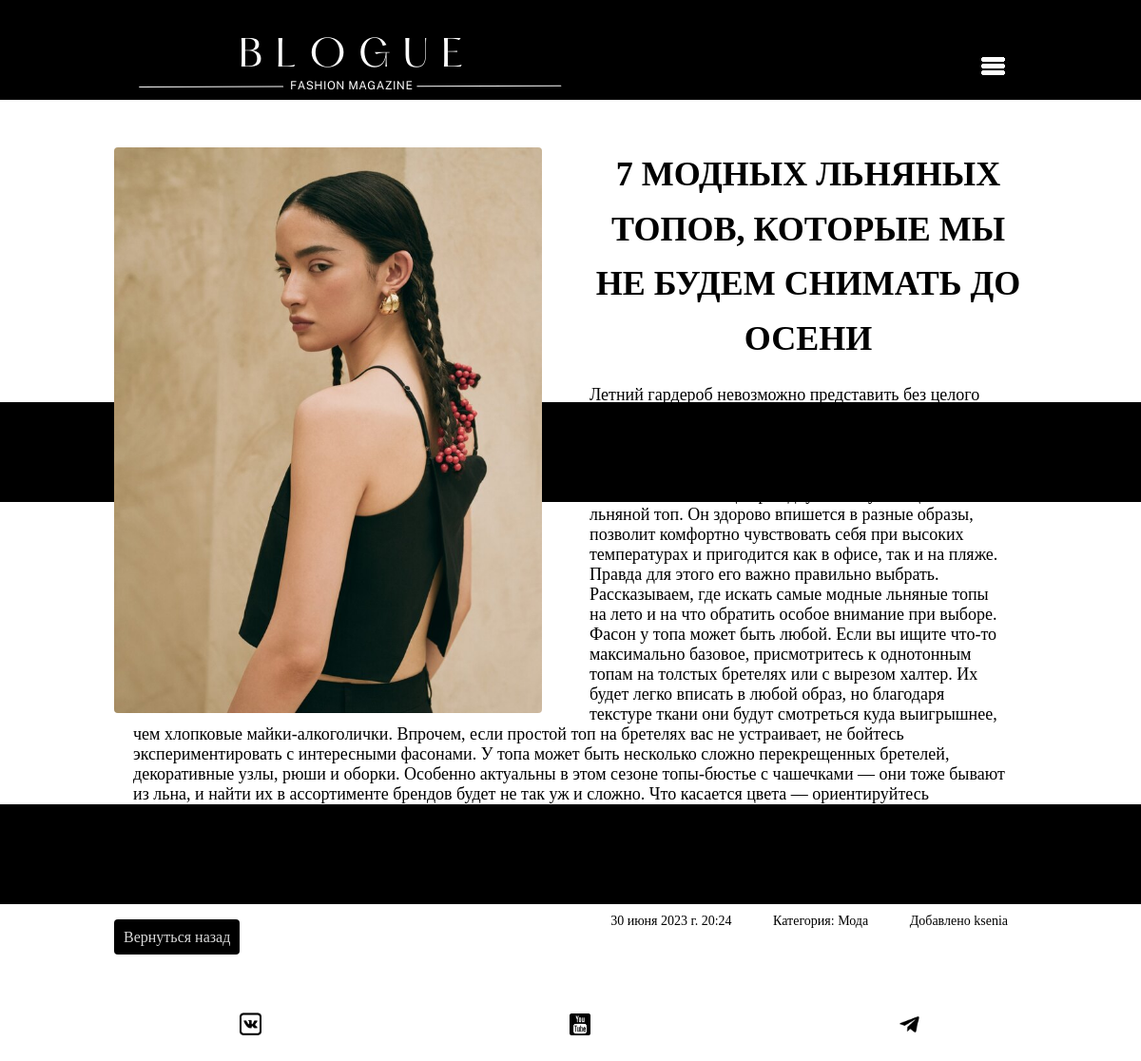
Screenshot of /articles/7-modnyh-lyanyh-topov/ with the database file from the repository.
### articles/models.py (models this page shows, shortened)
class Article(models.Model):
    title = models.CharField(max_length=150, verbose_name='Название')
    slug = models.SlugField(verbose_name='Слаг')
    body = models.TextField(verbose_name='Статья')
    date = models.DateTimeField(auto_now_add=True)
    thumb = models.ImageField(default='default.jpeg', blank=True, verbose_name='Изображение')
    author = models.ForeignKey(User, on_delete=models.CASCADE, default=None)
    category = models.CharField(choices=categories, default='Мода', max_length=15, verbose_name='Категория')

### articles/views.py (the view)
# urls.py: path('<slug:slug>/', views.article_detail, name='detail'),
def article_detail(request, slug):
    article = Article.objects.get(slug=slug)
    return render(request, 'articles/article_detail.html', {'article': article})

### articles/templates/articles/article_detail.html (shortened to what this page needs)
{% extends 'base_layout.html' %}
{% block content %}
<div class="article-detail">
    <div class="article">
        <img src="{{ article.thumb.url }}">
        <h2>{{ article.title }}</h2>
        <p>{{ article.body }}</p>
        <div class="categories">
            <p>{{ article.date }}</p>
            <p>Категория: {{article.category}}</p>
            <p>Добавлено {{ article.author.username }}</p>
        </div>
    </div>
    <a href="#" onclick="history.back();return false;" class="history-back">Вернуться назад</a>
    </div>
</div>
{% endblock %}

### assets/styles.css (style rules this page uses)
body { background-color: #f5; background-image: url(background1.png); background-repeat-y: no-repeat; color: #000; }
body * { font-family: Ubuntu; }
h1, h2, h3, h4, h5 { font-weight: normal; margin: 0; }
a, a:hover { color: #000; text-decoration: none; }
.article { padding: 10px; position: relative; font-size: 18px; }
.article h2 { font-size: 1.7em; font-weight:600; line-height: 1.6; text-align: center; text-transform: uppercase; }
.article img { width: 450px; display: block; margin-left: auto; margin-right: 50px; margin-bottom: 1px; float: left; padding: 10px border: 3px solid black; border-radius: 4px; }
.article-detail .article { padding: 0; }
.article-detail .article img { max-width: 100%; }
.article-detail .article h2 { text-align: center; margin: 20px auto; font-size: 2em }
.article-detail .article p { margin: 10px 20px; }
.article-detail .article .categories p { display: inline; }
.article-detail .article .categories { text-align: end; font-size: 14px }
a.history-back { padding: 10px; background: #000; position: absolute; margin: 0; color: #d9d9d9; border-radius: 4px; position: relative; }

### rows the page displays
Article: thumb (picture), title "7 МОДНЫХ ЛЬНЯНЫХ ТОПОВ, КОТОРЫЕ МЫ НЕ БУДЕМ СНИМАТЬ ДО ОСЕНИ", body "Летний гардероб невозможно представить без целого набора льняных вещей. Эта натуральная ткань лучше всего подходит для жары, а еще — всегда смотрится благородно и «дорого». В списке главных маст-хэвов льняные брюки, сарафаны, платья и рубашки, однако не стоит забывать и еще про одну полезную опцию — льняной топ. Он здорово впишется в разные образы, позволит комфортно чувствовать себя при высоких температурах и пригодится как в офисе, так и на пляже. Правда для этого его важно правильно выбрать. Рассказываем, где искать самые модные льняные топы на лето и на что обратить особое внимание при выборе. Фасон у топа может быть любой. Если вы ищите что-то максимально базовое, присмотритесь к…", date "30 июня 2023 г. 20:24", category "Мода", author.username "ksenia"
